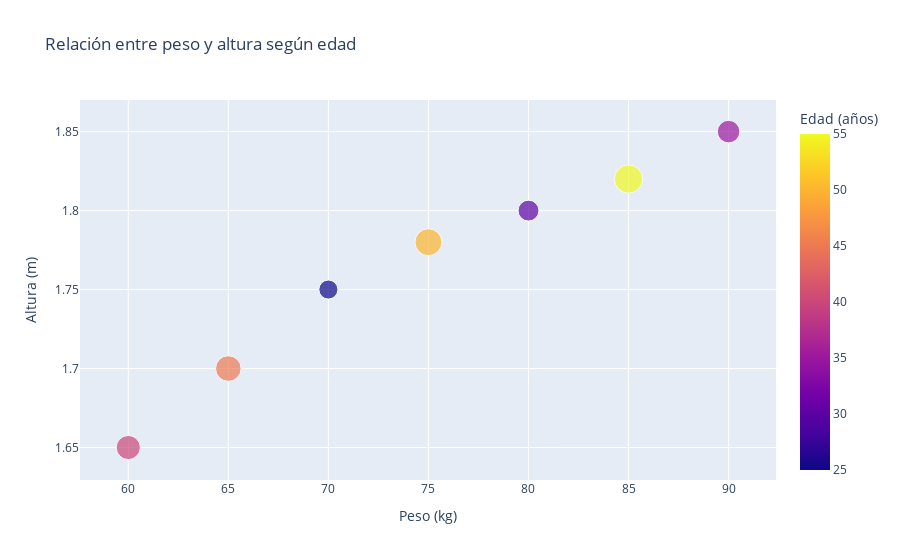

Here is the notebook cell this chart was saved with:
### Code cell
data = pd.DataFrame({
'Peso': [70, 80, 90, 60, 65, 75, 85],
'Altura': [1.75, 1.80, 1.85, 1.65, 1.70, 1.78, 1.82],
'Edad': [25, 30, 35, 40, 45, 50, 55]
})

# Crear el gráfico de dispersión interactivo
fig = px.scatter(data, 
                x='Peso', 
                y='Altura',
                size='Edad',  #eel tamaño de los puntos varía según la edad
                color='Edad', #el color de los puntos varía según la edad
                title='Relación entre peso y altura según edad',
                labels={'Peso': 'Peso (kg)',
                       'Altura': 'Altura (m)',
                       'Edad': 'Edad (años)'})  

fig.show()

### Figure 1 — Plotly figure (JSON) as saved in the notebook; plotly's stock layout.template omitted (floating-point values rounded to 4 significant figures)
{"data": [{"hovertemplate": "Peso (kg)=%{x}<br>Altura (m)=%{y}<br>Edad (años)=%{marker.color}<extra></extra>", "legendgroup": "", "marker": {"color": [25, 30, 35, 40, 45, 50, 55], "coloraxis": "coloraxis", "size": [25, 30, 35, 40, 45, 50, 55], "sizemode": "area", "sizeref": 0.1375, "symbol": "circle"}, "mode": "markers", "name": "", "orientation": "v", "showlegend": false, "type": "scatter", "x": [70, 80, 90, 60, 65, 75, 85], "xaxis": "x", "y": [1.75, 1.8, 1.85, 1.65, 1.7, 1.78, 1.82], "yaxis": "y"}], "layout": {"coloraxis": {"colorbar": {"title": {"text": "Edad (años)"}}, "colorscale": [[0, "#0d0887"], [0.1111, "#46039f"], [0.2222, "#7201a8"], [0.3333, "#9c179e"], [0.4444, "#bd3786"], [0.5556, "#d8576b"], [0.6667, "#ed7953"], [0.7778, "#fb9f3a"], [0.8889, "#fdca26"], [1, "#f0f921"]]}, "legend": {"itemsizing": "constant", "tracegroupgap": 0}, "title": {"text": "Relación entre peso y altura según edad"}, "xaxis": {"anchor": "y", "domain": [0, 1], "title": {"text": "Peso (kg)"}}, "yaxis": {"anchor": "x", "domain": [0, 1], "title": {"text": "Altura (m)"}}}}
